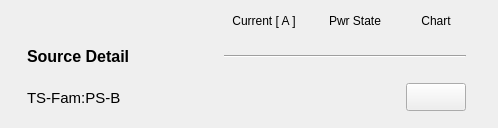
   <widget class="QWidget" name="scrollAreaWidgetContents_13">
    <property name="geometry">
     <rect>
      <x>0</x>
      <y>0</y>
      <width>498</width>
      <height>128</height>
     </rect>
    </property>
    <widget class="QWidget" name="layoutWidget">
     <property name="geometry">
      <rect>
       <x>8</x>
       <y>9</y>
       <width>481</width>
       <height>108</height>
      </rect>
     </property>
     <layout class="QGridLayout" name="gridLayout">
      <item row="0" column="1">
       <widget class="PyDMLabel" name="PyDMLabel_41">
        <property name="minimumSize">
         <size>
          <width>0</width>
          <height>24</height>
         </size>
        </property>
        <property name="maximumSize">
         <size>
          <width>16777215</width>
          <height>24</height>
         </size>
        </property>
        <property name="toolTip">
         <string/>
        </property>
        <property name="text">
         <string>Current [ A ]</string>
        </property>
        <property name="alignment">
         <set>Qt::AlignCenter</set>
        </property>
       </widget>
      </item>
      <item row="0" column="2">
       <widget class="PyDMLabel" name="PyDMLabel_38">
        <property name="toolTip">
         <string/>
        </property>
        <property name="text">
         <string>Pwr State</string>
        </property>
        <property name="alignment">
         <set>Qt::AlignCenter</set>
        </property>
       </widget>
      </item>
      <item row="0" column="3">
       <widget class="PyDMLabel" name="PyDMLabel_96">
        <property name="toolTip">
         <string/>
        </property>
        <property name="text">
         <string>Chart</string>
        </property>
        <property name="alignment">
         <set>Qt::AlignCenter</set>
        </property>
       </widget>
      </item>
      <item row="1" column="0">
       <widget class="PyDMLabel" name="PyDMLabel_97">
        <property name="minimumSize">
         <size>
          <width>172</width>
          <height>35</height>
         </size>
        </property>
        <property name="maximumSize">
         <size>
          <width>160</width>
          <height>16777215</height>
         </size>
        </property>
        <property name="font">
         <font>
          <pointsize>12</pointsize>
          <weight>75</weight>
          <bold>true</bold>
         </font>
        </property>
        <property name="toolTip">
         <string/>
        </property>
        <property name="text">
         <string>Source Detail</string>
        </property>
       </widget>
      </item>
      <item row="1" column="1" colspan="3">
       <widget class="Line" name="line_6">
        <property name="sizeIncrement">
         <size>
          <width>0</width>
          <height>0</height>
         </size>
        </property>
        <property name="baseSize">
         <size>
          <width>0</width>
          <height>0</height>
         </size>
        </property>
        <property name="autoFillBackground">
         <bool>false</bool>
        </property>
        <property name="frameShadow">
         <enum>QFrame::Sunken</enum>
        </property>
        <property name="lineWidth">
         <number>1</number>
        </property>
        <property name="midLineWidth">
         <number>0</number>
        </property>
        <property name="orientation">
         <enum>Qt::Horizontal</enum>
        </property>
       </widget>
      </item>
      <item row="2" column="0">
       <widget class="PyDMLabel" name="PyDMLabel_98">
        <property name="minimumSize">
         <size>
          <width>172</width>
          <height>35</height>
         </size>
        </property>
        <property name="maximumSize">
         <size>
          <width>172</width>
          <height>16777215</height>
         </size>
        </property>
        <property name="font">
         <font>
          <pointsize>11</pointsize>
         </font>
        </property>
        <property name="toolTip">
         <string/>
        </property>
        <property name="text">
         <string>TS-Fam:PS-B</string>
        </property>
       </widget>
      </item>
      <item row="2" column="1">
       <widget class="PyDMLabel" name="PyDMLabel_45">
        <property name="enabled">
         <bool>true</bool>
        </property>
        <property name="minimumSize">
         <size>
          <width>80</width>
          <height>30</height>
         </size>
        </property>
        <property name="maximumSize">
         <size>
          <width>80</width>
          <height>30</height>
         </size>
        </property>
        <property name="toolTip">
         <string/>
        </property>
        <property name="accessibleDescription">
         <string/>
        </property>
        <property name="layoutDirection">
         <enum>Qt::LeftToRight</enum>
        </property>
        <property name="autoFillBackground">
         <bool>false</bool>
        </property>
        <property name="styleSheet">
         <string notr="true"/>
        </property>
        <property name="frameShape">
         <enum>QFrame::NoFrame</enum>
        </property>
        <property name="frameShadow">
         <enum>QFrame::Sunken</enum>
        </property>
        <property name="alignment">
         <set>Qt::AlignRight|Qt::AlignTrailing|Qt::AlignVCenter</set>
        </property>
        <property name="precision" stdset="0">
         <number>2</number>
        </property>
        <property name="showUnits" stdset="0">
         <bool>false</bool>
        </property>
        <property name="precisionFromPV" stdset="0">
         <bool>false</bool>
        </property>
        <property name="channel" stdset="0">
         <string>TS-Fam:PS-B:Current-Mon</string>
        </property>
       </widget>
      </item>
      <item row="2" column="2">
       <widget class="QLed" name="led_ltsb">
        <property name="enabled">
         <bool>true</bool>
        </property>
        <property name="sizePolicy">
         <sizepolicy hsizetype="Maximum" vsizetype="Maximum">
          <horstretch>0</horstretch>
          <verstretch>0</verstretch>
         </sizepolicy>
        </property>
        <property name="minimumSize">
         <size>
          <width>51</width>
          <height>35</height>
         </size>
        </property>
        <property name="maximumSize">
         <size>
          <width>51</width>
          <height>35</height>
         </size>
        </property>
        <property name="toolTip">
         <string/>
        </property>
        <property name="state">
         <bool>false</bool>
        </property>
        <property name="onColor">
         <color>
          <red>0</red>
          <green>140</green>
          <blue>0</blue>
         </color>
        </property>
        <property name="shape">
         <enum>QLed::Circle</enum>
        </property>
       </widget>
      </item>
      <item row="2" column="3">
       <widget class="PyDMPushButton" name="PyDMPushButton_41">
        <property name="minimumSize">
         <size>
          <width>60</width>
          <height>28</height>
         </size>
        </property>
        <property name="maximumSize">
         <size>
          <width>60</width>
          <height>28</height>
         </size>
        </property>
        <property name="toolTip">
         <string/>
        </property>
       </widget>
      </item>
     </layout>
    </widget>
   </widget>
